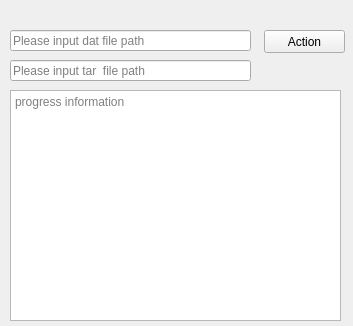
<?xml version="1.0" encoding="UTF-8"?>
<ui version="4.0">
 <class>Form</class>
 <widget class="QWidget" name="Form">
  <property name="windowModality">
   <enum>Qt::ApplicationModal</enum>
  </property>
  <property name="geometry">
   <rect>
    <x>0</x>
    <y>0</y>
    <width>353</width>
    <height>326</height>
   </rect>
  </property>
  <property name="minimumSize">
   <size>
    <width>353</width>
    <height>326</height>
   </size>
  </property>
  <property name="maximumSize">
   <size>
    <width>353</width>
    <height>326</height>
   </size>
  </property>
  <property name="windowTitle">
   <string>Dat Converter</string>
  </property>
  <widget class="QPushButton" name="pushButton">
   <property name="geometry">
    <rect>
     <x>264</x>
     <y>30</y>
     <width>81</width>
     <height>23</height>
    </rect>
   </property>
   <property name="cursor">
    <cursorShape>PointingHandCursor</cursorShape>
   </property>
   <property name="text">
    <string>Action</string>
   </property>
  </widget>
  <widget class="QTextBrowser" name="textBrowser">
   <property name="geometry">
    <rect>
     <x>10</x>
     <y>90</y>
     <width>331</width>
     <height>231</height>
    </rect>
   </property>
   <property name="placeholderText">
    <string>progress information</string>
   </property>
  </widget>
  <widget class="QLineEdit" name="lineEdit">
   <property name="geometry">
    <rect>
     <x>10</x>
     <y>30</y>
     <width>241</width>
     <height>21</height>
    </rect>
   </property>
   <property name="placeholderText">
    <string>Please input dat file path</string>
   </property>
  </widget>
  <widget class="QLineEdit" name="lineEdit_2">
   <property name="geometry">
    <rect>
     <x>10</x>
     <y>60</y>
     <width>241</width>
     <height>21</height>
    </rect>
   </property>
   <property name="placeholderText">
    <string>Please input tar  file path</string>
   </property>
  </widget>
 </widget>
 <resources/>
 <connections>
  <connection>
   <sender>pushButton</sender>
   <signal>clicked()</signal>
   <receiver>Form</receiver>
   <slot>datToPic()</slot>
   <hints>
    <hint type="sourcelabel">
     <x>292</x>
     <y>43</y>
    </hint>
    <hint type="destinationlabel">
     <x>316</x>
     <y>91</y>
    </hint>
   </hints>
  </connection>
 </connections>
 <slots>
  <slot>datToPic()</slot>
 </slots>
</ui>
